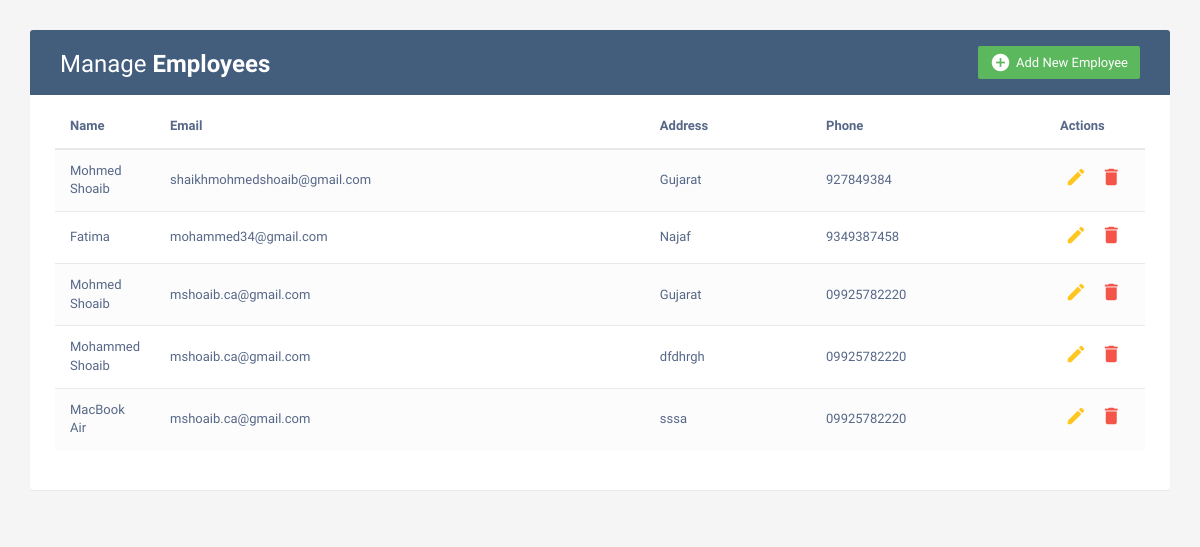
The page / on the database its author committed.
### User/models.py (models this page shows, shortened)
class Employee(models.Model):
    name = models.CharField(max_length=100)
    email = models.EmailField(max_length=100)
    location = models.CharField(max_length=100)
    phone = models.CharField(max_length=100)

### User/views.py (the view)
# urls.py: path('', views.Index, name='home'),
def Index(request):
    emp = Employee.objects.all()
    context = {
        'emp' : emp
    }
    return render(request, 'index.html', context)

### templates/index.html (shortened to what this page needs)
<!DOCTYPE html>
<html lang="en">
<head>
<link rel="stylesheet" href="https://maxcdn.bootstrapcdn.com/font-awesome/4.7.0/css/font-awesome.min.css">
<link rel="stylesheet" href="https://maxcdn.bootstrapcdn.com/bootstrap/3.3.7/css/bootstrap.min.css">
  <body>
    <div class="container">
        <div class="table-wrapper">
            <div class="table-title">
                <div class="row">
                    <div class="col-sm-6">
						<h2>Manage <b>Employees</b></h2>
					</div>
					<div class="col-sm-6">
						<a href="#addEmployeeModal" class="btn btn-success" data-toggle="modal"><i class="material-icons">&#xE147;</i> <span>Add New Employee</span></a>
					</div>
                </div>
            </div>
            <table class="table table-striped table-hover" id="employee-table">
                <thead>
                    <tr>
                        <th>Name</th>
                        <th>Email</th>
						<th>Address</th>
                        <th>Phone</th>
                        <th>Actions</th>
                    </tr>
                </thead>
                <tbody>
					{% for i in emp %}
                    <tr>
                        <td>{{i.name}}</td>
                        <td>{{i.email}}</td>
						<td>{{i.location}}</td>
                        <td>{{i.phone}}</td>
                        <td>
                            <a href="#editEmployeeModal-{{forloop.counter}}" class="edit" data-toggle="modal"><i class="material-icons" data-toggle="tooltip" title="Edit">&#xE254;</i></a>
                            <a href="#deleteEmployeeModal-{{forloop.counter}}" class="delete" data-toggle="modal"><i class="material-icons" data-toggle="tooltip" title="Delete">&#xE872;</i></a>
                        </td>
                    </tr>
					{% endfor %}
                </tbody>
            </table>
        </div>
    </div>
</body>
</html>

### templates/index.html (style rules this page uses)
body { color: #566787; background: #f5f5f5; font-family: 'Varela Round', sans-serif; font-size: 13px; }
.table-wrapper { background: #fff; padding: 20px 25px; margin: 30px 0; border-radius: 3px; box-shadow: 0 1px 1px rgba(0,0,0,.05); }
.table-title { padding-bottom: 15px; background: #435d7d; color: #fff; padding: 16px 30px; margin: -20px -25px 10px; border-radius: 3px 3px 0 0; }
.table-title h2 { margin: 5px 0 0; font-size: 24px; }
.table-title .btn { color: #fff; float: right; font-size: 13px; border: none; min-width: 50px; border-radius: 2px; border: none; outline: none !important; margin-left: 10px; }
.table-title .btn i { float: left; font-size: 21px; margin-right: 5px; }
.table-title .btn span { float: left; margin-top: 2px; }
table.table tr th, table.table tr td { border-color: #e9e9e9; padding: 12px 15px; vertical-align: middle; }
table.table tr th:first-child { width: 60px; }
table.table tr th:last-child { width: 100px; }
table.table-striped tbody tr:nth-of-type(odd) { background-color: #fcfcfc; }
table.table td:last-child i { opacity: 0.9; font-size: 22px; margin: 0 5px; }
table.table td a { font-weight: bold; color: #566787; display: inline-block; text-decoration: none; outline: none !important; }
table.table td a.edit { color: #FFC107; }
table.table td a.delete { color: #F44336; }
table.table td i { font-size: 19px; }

### rows shown on the page
Employee: name "Mohmed Shoaib", email "shaikhmohmedshoaib@gmail.com", location "Gujarat", phone "927849384"
Employee: name "Fatima", email "mohammed34@gmail.com", location "Najaf", phone "9349387458"
Employee: name "Mohmed Shoaib", email "mshoaib.ca@gmail.com", location "Gujarat", phone "09925782220"
Employee: name "Mohammed Shoaib", email "mshoaib.ca@gmail.com", location "dfdhrgh", phone "09925782220"
Employee: name "MacBook Air", email "mshoaib.ca@gmail.com", location "sssa", phone "09925782220"
